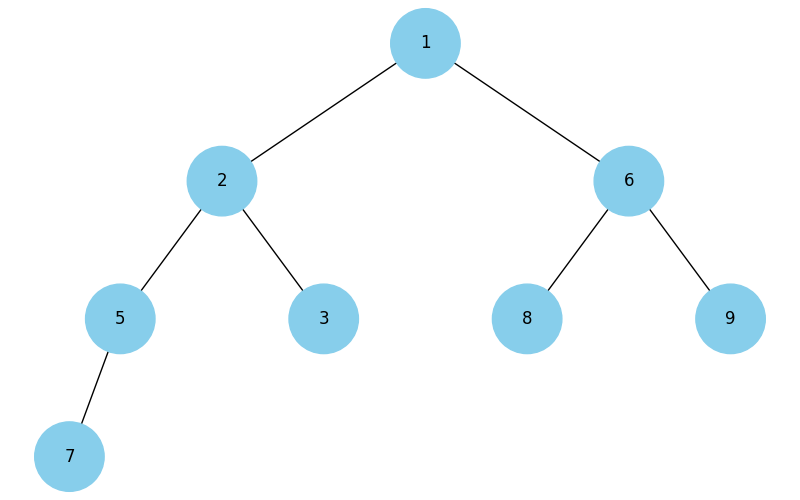

The Python source for this figure:
import uuid
import heapq
import networkx as nx
import matplotlib.pyplot as plt


class Node:
    def __init__(self, key, color="skyblue"):
        self.left = None
        self.right = None
        self.val = key
        self.color = color
        self.id = str(uuid.uuid4())


def add_edges(graph, node, pos, x=0, y=0, layer=1):
    if node is not None:
        graph.add_node(
            node.id,
            color=node.color,
            label=node.val
        )

        if node.left:
            graph.add_edge(node.id, node.left.id)
            left_x = x - 1 / 2 ** layer
            pos[node.left.id] = (left_x, y - 1)
            add_edges(
                graph,
                node.left,
                pos,
                x=left_x,
                y=y - 1,
                layer=layer + 1
            )

        if node.right:
            graph.add_edge(node.id, node.right.id)
            right_x = x + 1 / 2 ** layer
            pos[node.right.id] = (right_x, y - 1)
            add_edges(
                graph,
                node.right,
                pos,
                x=right_x,
                y=y - 1,
                layer=layer + 1
            )

    return graph


def draw_tree(tree_root):
    tree = nx.DiGraph()
    pos = {tree_root.id: (0, 0)}
    add_edges(tree, tree_root, pos)

    colors = [node[1]["color"] for node in tree.nodes(data=True)]
    labels = {node[0]: node[1]["label"] for node in tree.nodes(data=True)}

    plt.figure(figsize=(8, 5))
    nx.draw(
        tree,
        pos=pos,
        labels=labels,
        arrows=False,
        node_size=2500,
        node_color=colors
    )
    plt.show()


def build_heap_tree(heap, index=0):
    if index >= len(heap):
        return None

    node = Node(heap[index])

    node.left = build_heap_tree(heap, 2 * index + 1)
    node.right = build_heap_tree(heap, 2 * index + 2)

    return node


if __name__ == "__main__":
    heap = [9, 5, 6, 2, 3, 8, 1, 7]
    heapq.heapify(heap)

    root = build_heap_tree(heap)
    draw_tree(root)
